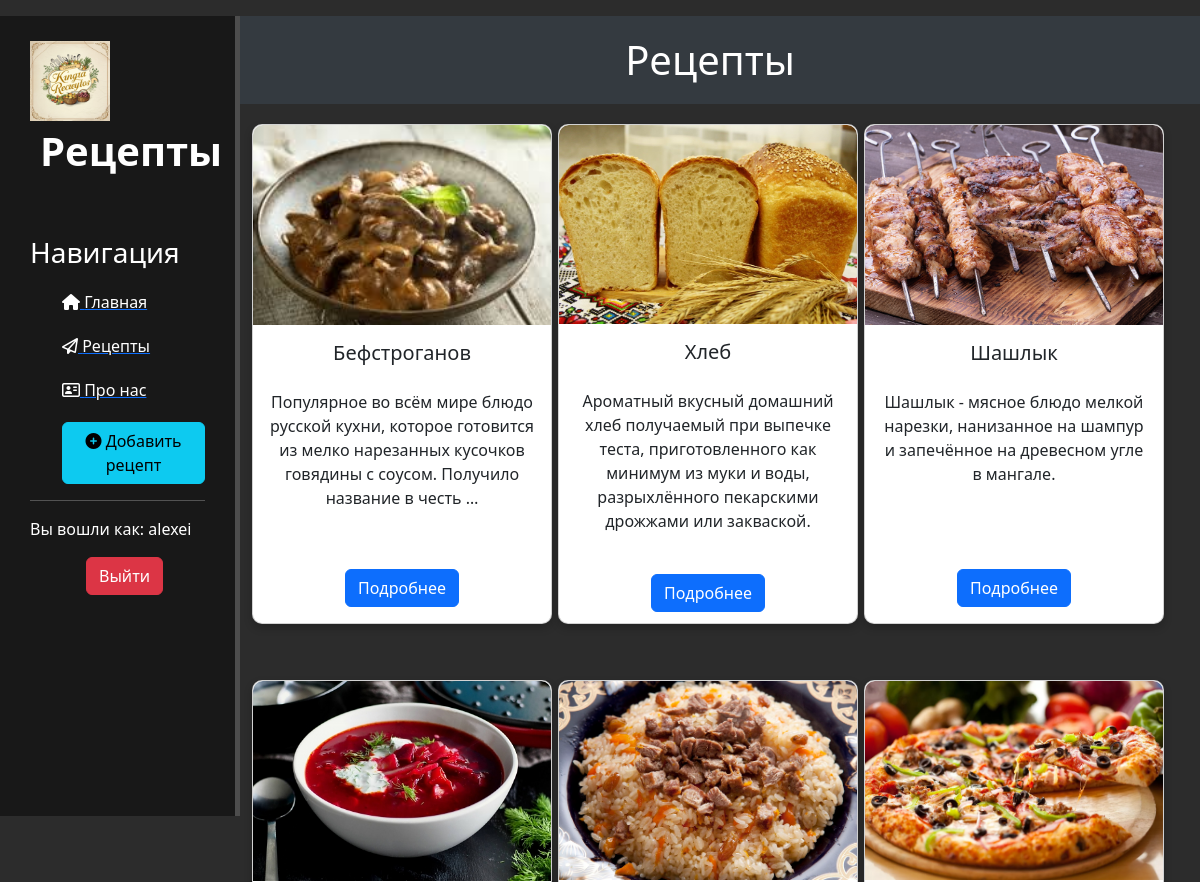
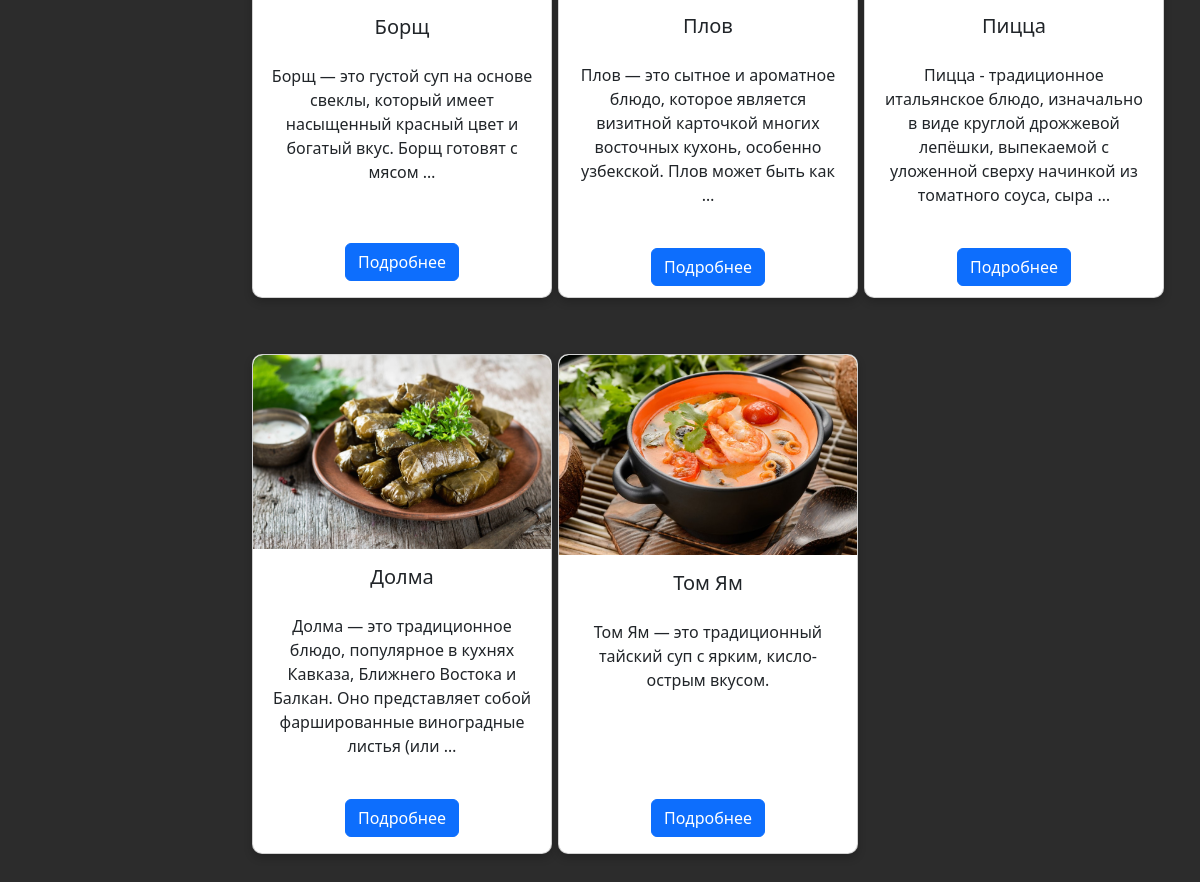
Page /recipes/ (signed in) on the committed database (2 pictures, top to bottom).
### recipes/models.py (models this page shows, shortened)
class Recipes(models.Model):
    title = models.CharField('Название', max_length=100)
    description = models.TextField('Описание', default='')
    steps = models.TextField('Шаги приготовления', default='')
    cooking_time = models.PositiveIntegerField('Время приготовления (мин)')
    ingredients = models.TextField('Ингредиенты', default='')
    image = models.ImageField('Изображение', upload_to='recipes/', blank=True, null=True)
    date = models.DateTimeField('Дата публикации', auto_now_add=True)
    author = models.ForeignKey(User, on_delete=models.CASCADE, verbose_name='Автор', default=1)
    class Meta:
        verbose_name = 'Рецепт'
        verbose_name_plural = 'Рецепты'

### recipes/views.py (the view)
# urls.py: path('', views.recipes_home, name='recipes_home'),
def recipes_home(request):
    recipes = Recipes.objects.all().order_by('-date')
    return render(request, 'recipes/recipes_home.html', {'recipes': recipes})

### recipes/templates/recipes/recipes_home.html (shortened to what this page needs)
{% extends 'main/layout.html' %}
{% block content %}
<h1 class="recipes-title">Рецепты</h1>
<div class="container">
    <div class="row">
        {% for recipe in recipes %}
        <div class="col-md-4">
            <div class="card">
                {% if recipe.image %}
                <img src="{{ recipe.image.url }}" class="card-img-top" alt="{{ recipe.title }}">
                {% endif %}
                <div class="card-body">
                    <h5 class="card-title">{{ recipe.title }}</h5>
                    <p class="card-text">{{ recipe.description|truncatewords:20 }}</p>
                    <a href="{% url 'recipes-detail' pk=recipe.pk %}" class="btn btn-primary">Подробнее</a>
                </div>
            </div>
        </div>
        {% empty %}
        <p>Рецептов пока нет.</p>
        {% endfor %}
    </div>
</div>
{% endblock %}

### main/templates/main/layout.html (shortened to what this page needs)
{% load static %}
<!doctype html>
<html lang="en">
<head>
    <link rel="stylesheet" href="https://cdn.jsdelivr.net/npm/bootstrap@5.3.3/dist/css/bootstrap.min.css">
    <link rel="stylesheet" href="{% static 'main/css/main.css' %}">
    <link rel="stylesheet" href="https://use.fontawesome.com/releases/v6.5.2/css/all.css">
</head>
<body>
    <aside>
        <img src="{% static 'main/img/logo.jpg' %}" alt="Лого">
        <span class="logo">Рецепты</span>
        <h3>Навигация</h3>
        <ul>
            <a href="{% url 'home' %}"><li><i class="fa-solid fa-house"></i> Главная</li></a>
            <a href="{% url 'recipes_home' %}"><li><i class="fa-regular fa-paper-plane"></i> Рецепты</li></a>
            <a href="{% url 'about' %}"><li><i class="fa-regular fa-address-card"></i> Про нас</li></a>
            <li>
                {% if user.is_authenticated %}
                    <a href="{% url 'create' %}" class="btn btn-info">
                        <i class="fas fa-plus-circle"></i> Добавить рецепт
                    </a>
                {% else %}
                    <a href="{% url 'login' %}" class="btn btn-secondary">
                        <i class="fas fa-sign-in-alt"></i> Войдите, чтобы добавить рецепт
                    </a>
                {% endif %}
            </li>
        </ul>
        <hr>
        <div>
            {% if user.is_authenticated %}
                <p>Вы вошли как: {{ user.username }}</p>
                <form action="{% url 'logout' %}" method="post" style="display:inline;">
                    <button type="submit" class="btn btn-danger">Выйти</button>
                </form>
            {% else %}
                <a href="{% url 'login' %}" class="btn btn-primary">Вход</a>
                <a href="{% url 'register' %}" class="btn btn-success">Регистрация</a>
            {% endif %}
        </div>
    </aside>
    <main>
        {% block content %}
        {% endblock %}
    </main>
</body>
</html>

### main/static/main/css/main.css (style rules this page uses)
body { background: #2c2c2c; }
aside { float: left; background: #181818; width: 20%; padding: 2.5%; height: 100vh; color: #fff; border-right: 5px solid #4d4d4d; }
aside img { width: 80px; float: left; position: relative; top: -5px; }
aside .logo { font-size: 40px; margin-left: 10px; font-weight: bold; position: relative; top: -5px; }
aside h3 { margin-top: 50px; font-size 28px; }
aside ul { list-style: none }
aside ul li { color: #fff; display: block; margin-top: 20px; transition: transform .6s ease; }
form { margin-left: 32%; width: 500px; margin-top: 50px; }
.recipes-title { color: #fff; background-color: #343a40; padding: 20px; text-align: center; margin-bottom: 20px; }
.card-body { display: flex; flex-wrap: wrap; gap: 15px; justify-content: center; flex-grow: 1; flex-direction: column; justify-content: space-between; }
.card { background: #fff; border-radius: 8px; overflow: hidden; width: 300px; text-align: center; margin-bottom: 50px; display: flex; flex-direction: column; justify-content: space-between; height: 90%; border-radius: 10px; box-shadow: 0px 4px 8px rgba(0, 0, 0, 0.2); }
.card-img-top { width: 100%; height: 200px; object-fit: cover; border-top-left-radius: 10px; border-top-right-radius: 10px; }
.card-title { font-size: 20px; margin-bottom: 10px; text-align: center; }
.card-text { flex-grow: 1; font-size: 16px; }
.card .btn { margin-top: 10px; align-self: center; }

### rows in the picture
Recipes: image (picture), title "Бефстроганов", description "Популярное во всём мире блюдо русской кухни, которое готовится из мелко нарезанных кусочков говядины с соусом. Получило название в честь …"
Recipes: image (picture), title "Хлеб", description "Ароматный вкусный домашний хлеб получаемый при выпечке теста, приготовленного как минимум из муки и воды, разрыхлённого пекарскими дрожжами или закваской."
Recipes: image (picture), title "Шашлык", description "Шашлык - мясное блюдо мелкой нарезки, нанизанное на шампур и запечённое на древесном угле в мангале."
Recipes: image (picture), title "Борщ", description "Борщ — это густой суп на основе свеклы, который имеет насыщенный красный цвет и богатый вкус. Борщ готовят с мясом …"
Recipes: image (picture), title "Плов", description "Плов — это сытное и ароматное блюдо, которое является визитной карточкой многих восточных кухонь, особенно узбекской. Плов может быть как …"
Recipes: image (picture), title "Пицца", description "Пицца - традиционное итальянское блюдо, изначально в виде круглой дрожжевой лепёшки, выпекаемой с уложенной сверху начинкой из томатного соуса, сыра …"
Recipes: image (picture), title "Долма", description "Долма — это традиционное блюдо, популярное в кухнях Кавказа, Ближнего Востока и Балкан. Оно представляет собой фаршированные виноградные листья (или …"
Recipes: image (picture), title "Том Ям", description "Том Ям — это традиционный тайский суп с ярким, кисло-острым вкусом."

### other values in the picture
{{ user.username }} "alexei"
